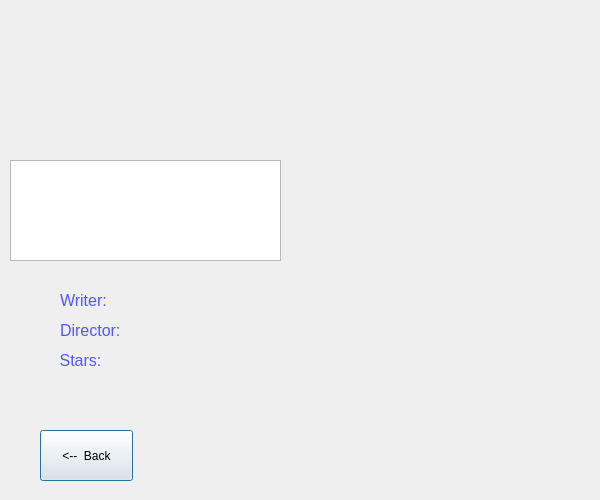
<?xml version="1.0" encoding="UTF-8"?>
<ui version="4.0">
 <class>movie10</class>
 <widget class="QDialog" name="movie10">
  <property name="geometry">
   <rect>
    <x>0</x>
    <y>0</y>
    <width>600</width>
    <height>500</height>
   </rect>
  </property>
  <property name="windowTitle">
   <string>Dialog</string>
  </property>
  <widget class="QLabel" name="Writer">
   <property name="geometry">
    <rect>
     <x>130</x>
     <y>290</y>
     <width>171</width>
     <height>20</height>
    </rect>
   </property>
   <property name="text">
    <string/>
   </property>
  </widget>
  <widget class="QLabel" name="MovieName">
   <property name="geometry">
    <rect>
     <x>30</x>
     <y>20</y>
     <width>531</width>
     <height>51</height>
    </rect>
   </property>
   <property name="font">
    <font>
     <pointsize>18</pointsize>
    </font>
   </property>
   <property name="text">
    <string>&lt;html&gt;&lt;head/&gt;&lt;body&gt;&lt;p&gt;&lt;br/&gt;&lt;/p&gt;&lt;/body&gt;&lt;/html&gt;</string>
   </property>
   <property name="alignment">
    <set>Qt::AlignCenter</set>
   </property>
  </widget>
  <widget class="QLabel" name="pictureLabel">
   <property name="geometry">
    <rect>
     <x>310</x>
     <y>90</y>
     <width>261</width>
     <height>401</height>
    </rect>
   </property>
   <property name="text">
    <string/>
   </property>
  </widget>
  <widget class="QLabel" name="label_2">
   <property name="geometry">
    <rect>
     <x>60</x>
     <y>280</y>
     <width>101</width>
     <height>41</height>
    </rect>
   </property>
   <property name="text">
    <string>&lt;html&gt;&lt;head/&gt;&lt;body&gt;&lt;p&gt;&lt;span style=&quot; font-size:12pt; color:#5555ff;&quot;&gt;Writer:&lt;/span&gt;&lt;/p&gt;&lt;/body&gt;&lt;/html&gt;</string>
   </property>
  </widget>
  <widget class="QLabel" name="label_3">
   <property name="geometry">
    <rect>
     <x>60</x>
     <y>310</y>
     <width>101</width>
     <height>41</height>
    </rect>
   </property>
   <property name="text">
    <string>&lt;html&gt;&lt;head/&gt;&lt;body&gt;&lt;p&gt;&lt;span style=&quot; font-size:12pt; color:#5555ff;&quot;&gt;Director:&lt;/span&gt;&lt;/p&gt;&lt;/body&gt;&lt;/html&gt;</string>
   </property>
  </widget>
  <widget class="QLabel" name="stars">
   <property name="geometry">
    <rect>
     <x>130</x>
     <y>350</y>
     <width>161</width>
     <height>16</height>
    </rect>
   </property>
   <property name="text">
    <string/>
   </property>
  </widget>
  <widget class="QLabel" name="label_4">
   <property name="geometry">
    <rect>
     <x>30</x>
     <y>340</y>
     <width>101</width>
     <height>41</height>
    </rect>
   </property>
   <property name="text">
    <string>&lt;html&gt;&lt;head/&gt;&lt;body&gt;&lt;p&gt;&lt;span style=&quot; font-size:12pt; color:#5555ff;&quot;&gt;Stars:&lt;/span&gt;&lt;/p&gt;&lt;/body&gt;&lt;/html&gt;</string>
   </property>
   <property name="alignment">
    <set>Qt::AlignCenter</set>
   </property>
  </widget>
  <widget class="QLabel" name="Director">
   <property name="geometry">
    <rect>
     <x>130</x>
     <y>320</y>
     <width>151</width>
     <height>16</height>
    </rect>
   </property>
   <property name="text">
    <string/>
   </property>
  </widget>
  <widget class="QPushButton" name="pushButton_2">
   <property name="geometry">
    <rect>
     <x>40</x>
     <y>430</y>
     <width>93</width>
     <height>51</height>
    </rect>
   </property>
   <property name="text">
    <string>&lt;--  Back</string>
   </property>
  </widget>
  <widget class="QLabel" name="Category">
   <property name="geometry">
    <rect>
     <x>50</x>
     <y>120</y>
     <width>181</width>
     <height>31</height>
    </rect>
   </property>
   <property name="text">
    <string/>
   </property>
  </widget>
  <widget class="QTextEdit" name="textEdit">
   <property name="geometry">
    <rect>
     <x>10</x>
     <y>160</y>
     <width>271</width>
     <height>101</height>
    </rect>
   </property>
   <property name="readOnly">
    <bool>true</bool>
   </property>
   <property name="html">
    <string>&lt;!DOCTYPE HTML PUBLIC &quot;-//W3C//DTD HTML 4.0//EN&quot; &quot;http://www.w3.org/TR/REC-html40/strict.dtd&quot;&gt;
&lt;html&gt;&lt;head&gt;&lt;meta name=&quot;qrichtext&quot; content=&quot;1&quot; /&gt;&lt;style type=&quot;text/css&quot;&gt;
p, li { white-space: pre-wrap; }
&lt;/style&gt;&lt;/head&gt;&lt;body style=&quot; font-family:'Ubuntu'; font-size:11pt; font-weight:400; font-style:normal;&quot;&gt;
&lt;p style=&quot;-qt-paragraph-type:empty; margin-top:0px; margin-bottom:0px; margin-left:0px; margin-right:0px; -qt-block-indent:0; text-indent:0px;&quot;&gt;&lt;br /&gt;&lt;/p&gt;&lt;/body&gt;&lt;/html&gt;</string>
   </property>
  </widget>
 </widget>
 <resources/>
 <connections/>
</ui>
